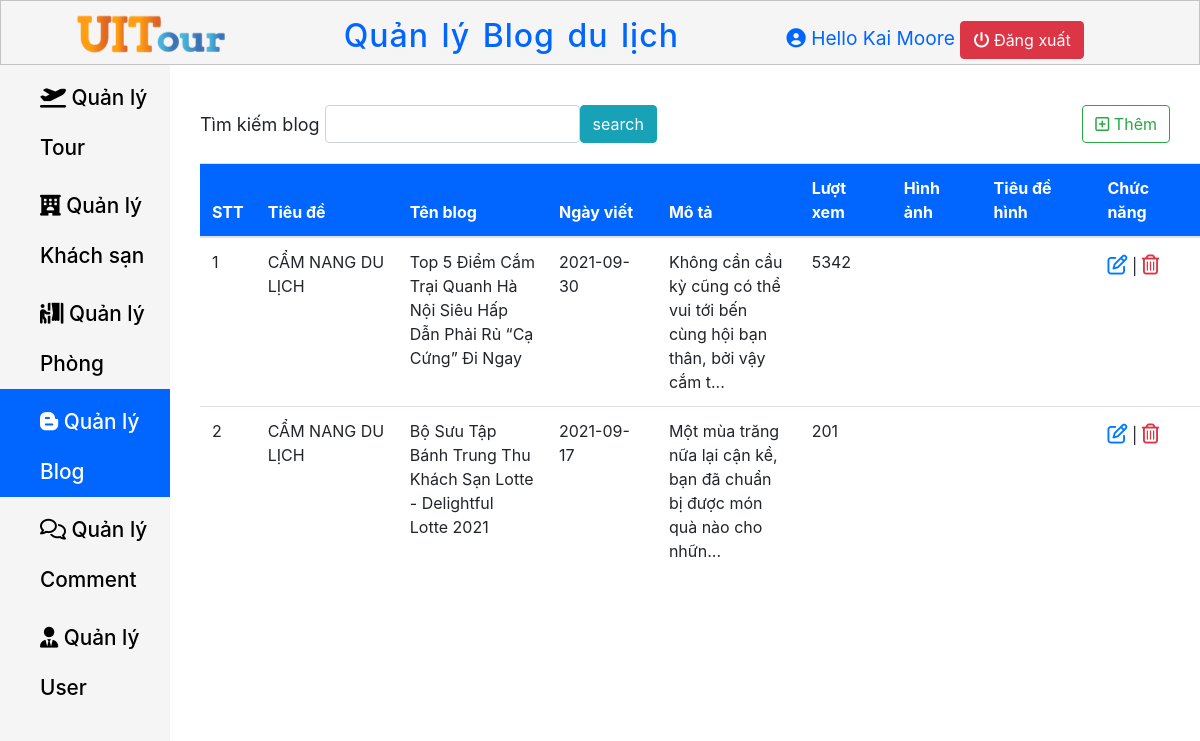
The page /Page-Admin/QuanLyBlog.php (signed in) on the database its author committed.
### tables this page shows
CREATE TABLE `blog` (
  `Blog_Id` int(11) NOT NULL,
  `Title` varchar(500) NOT NULL,
  `Name_Blog` varchar(500) NOT NULL,
  `Write_Time` date NOT NULL,
  `Description_Blog` text NOT NULL,
  `View` int(11) NOT NULL
);

### Page-Admin/session_dangnhap.php (called while the page is built, shortened)
<?php
    if (isset($_SESSION['FullName']) && $_SESSION['FullName']){
        $adminName = $_SESSION['FullName'];
    }
    else {
        header("location:DangNhap.php");
    }
?>

### Page-Admin/QuanLyBlog.php (the view, shortened to what this page needs)
<?php require"session_dangnhap.php"; ?>
<?php
    $host = "localhost";
    $host_user ="root";
    $host_password = "";
    $database = "ie104.m12";
    $port = "8111";
    $conn = new mysqli($host, $host_user, $host_password, $database, $port);
    if(isset($_POST["search"]))
    {
        $result = $_POST["search"];
        $sql = "SELECT * FROM blog WHERE Name_Blog Like '%$result%'";
    }
    else
        $sql = "SELECT * from blog";
    $kq = $conn->query($sql);
?>
<!DOCTYPE html>
<html lang="en">
<head>
    <link rel="stylesheet" href="Navbar.css">
    <link rel="stylesheet" href="Content.css">
    <link rel="stylesheet" href="https://cdn.jsdelivr.net/npm/bootstrap@4.5.3/dist/css/bootstrap.min.css">
    <link rel="stylesheet" href="https://cdnjs.cloudflare.com/ajax/libs/font-awesome/6.0.0-beta3/css/all.min.css" />
</head>
<body>
    <header class="header-container">
        <div class="header-container__logo">
            <a href="../Page-Admin/TrangChu.php">
                <img src="../Trangchu/File/logo_header.png" alt="UITour">
            </a>
        </div>
        <h2 class="header-container__Title">
            Quản lý Blog du lịch
        </h2>
        <div class="header-container__profile">
            <i class="fas fa-user-circle"></i>
            <span>Hello <?php echo $adminName; ?></span>
            <a href="../Page-Admin/DangNhap.php" class="btn btn-danger"> <i class="fas fa-power-off"></i> Đăng xuất</a>
        </div>
    </header>
    <main class="main">
        <nav class="nav-links">
            <ul class="nav-links__ul">
                <li class="nav-links__li ">
                    <a href="../Page-Admin/QuanLyTour.php" class=" nav-links__a">
                        <i class="fas fa-plane-departure "></i>  Quản lý Tour
                    </a>
                </li>
                <li class="nav-links__li">
                    <a href="../Page-Admin/QuanLyKhachSan.php" class=" nav-links__a">
                        <i class="fas fa-hotel"></i></i>  Quản lý Khách sạn
                    </a>
                </li>
                <li class="nav-links__li">
                    <a href="../Page-Admin/QuanLyPhong.php" class=" nav-links__a">
                        <i class="fas fa-person-booth"></i>  Quản lý Phòng
                    </a>
                </li>
                <li class="nav-links__li active--css">
                    <a href="../Page-Admin/QuanLyBlog.php" class=" nav-links__a active--css">
                        <i class="fab fa-blogger-b"></i></i>  Quản lý Blog
                    </a>
                </li>
                <li class="nav-links__li">
                    <a href="../Page-Admin/QuanLyComment.php" class=" nav-links__a">
                        <i class="far fa-comments"></i></i></i>  Quản lý Comment
                    </a>
                </li>
                <li class="nav-links__li " >
                    <a href="../Page-Admin/QuanLyUser.php" class=" nav-links__a ">
                        <i class="fas fa-user-tie"></i></i></i>  Quản lý User
                    </a>
                </li>
            </ul>
        </nav>
        <section>
            <div class="search-create" >
                <form action="" class="col-md-9" method ="post">
                    <div class="form-inline col-md-9">
                        <label for="Name_Blog" class="control-label" style="margin-right: 5px;">Tìm kiếm blog</label>
                        <input type="text" name="search" class="form-control col-md-6">
                        <input type="submit" class="btn btn-info" name="submit" value="search">
                    </div>
                </form>
                <div>
                    <a href="../Page-Admin/ThemBlog.php" class="btn btn-outline-success"><i class="far fa-plus-square"></i> Thêm</a>
                </div>
            </div>
            <div class="table-overflow">
                <table class="table table-hover">
                    <thead>
                        <tr>
                            <th>STT</th>
                            <th>Tiêu đề</th>
                            <th>Tên blog</th>
                            <th>Ngày viết</th>
                            <th>Mô tả</th>
                            <th>Lượt xem</th>
                            <th>Hình ảnh</th>
                            <th>Tiêu đề hình</th>
                            <th>Chức năng</th>
                        </tr>
                    </thead>
                    <tbody>
                        <?php while($row = $kq->fetch_assoc()) { ?>
                            <tr>
                            <td class="counterCell"></td>
                            <td><?php echo $row["Title"] ?></td>
                            <?php
                                if(str_word_count($row["Name_Blog"]) > 100) {
                                     $cnt = substr($row["Name_Blog"], 0, 900);
                                    echo "<td>".$cnt."..."."</td>";
                                }
                                else {
                                    echo "<td>".$row["Name_Blog"]."</td>";
                                }
                            ?>
                            <td><?php echo $row["Write_Time"] ?></td>
                            <?php
                                if(str_word_count($row["Description_Blog"]) > 100) {
                                     $cnt = substr($row["Description_Blog"], 0, 100);
                                    echo "<td>".$cnt."..."."</td>";
                                }
                                else {
                                    echo "<td>".$row["Description_Blog"]."</td>";
                                }
                            ?>
                            <td><?php echo $row["View"] ?></td>
                            <td><?php echo $row["Img_Src"] ?></td>
                            <td><?php echo $row["Title_Img"] ?></td>
                            <td>
                                <a  href="../Page-Admin/SuaBlog.php?id=<?php echo $row["Blog_Id"]; ?>" style="font-size: 20px;" ><i class="far fa-edit"></i></a> |
                                <a href="../Page-Admin/XoaBlog.php?id=<?php echo $row["Blog_Id"]; ?>" style="font-size: 20px; " class="text-danger" onclick="return confirm('Bạn chắn chắn xóa chứ?')"><i class="far fa-trash-alt"></i></a>
                            </td>
                            </tr>
                        <?php } ?>
                    </tbody>
                </table>
            </div>
        </section>
    </main>
</body>
</html>

### Page-Admin/Navbar.css (style rules this page uses)
* { margin: 0; padding: 0; box-sizing: border-box; }
body { font-size: 15px; }
html { font-family: Arial, Helvetica, sans-serif; }
.header-container .header-container__logo img { margin-left: 3em; }
.header-container { display: flex; justify-content: space-between; align-items: center; width: 100%; max-height: 65px; position: fixed; top: 0; z-index: 10; background-color: #f5f5f5; border: 1px solid #c4c4c4; }
.header-container .header-container__Title { word-spacing: 3px; letter-spacing: 1px; margin-top: 15px; color: #0066FF; }
.header-container .header-container__profile { font-size: 1.2em; margin-right: 6em; margin-top: 15px; color: #0066FF; }
.main { margin-top: 65px; display: flex; width: 100%; }
.nav-links { width: 300px; height: 1000px; }
.nav-links__li { background-color: #f5f5f5; line-height: 50px; display: block; }
.nav-links__a { text-decoration: none; padding-top: 8px; color: #000; display: block; padding-left: 40px; font-weight: 500; font-size: 1.3em; }
.nav-links__ul { height: 100%; background-color: #f5f5f5; }
.active--css { background-color: #0066FF; color: #fff; }

### Page-Admin/Content.css (style rules this page uses)
* { margin: 0; padding: 0; box-sizing: border-box; }
body { font-size: 15px; max-width: 1500px; overflow-x: auto; }
label { font-size: 18px; }
.search-create { display: flex; width: 1000px; justify-content: space-between; margin-top: 40px; }
table thead tr { position: sticky; top: 0; background-color: #0066FF; color: #fff; }
.table-overflow { width: 1000px; height: 400px; margin-left: 30px; overflow-y: auto; margin-top: 20px; }
.table-overflow th, td { max-width: 150px; word-wrap: break-word; }
table { counter-reset: tableCount; }
.counterCell::before { content: counter(tableCount); counter-increment: tableCount; }

### rows shown on the page
blog: Title "CẨM NANG DU LỊCH", Name_Blog "Top 5 Điểm Cắm Trại Quanh Hà Nội Siêu Hấp Dẫn Phải Rủ “Cạ Cứng” Đi Ngay", Write_Time "2021-09-30", Description_Blog "Không cần cầu kỳ cũng có thể vui tới bến cùng hội bạn thân, bởi vậy cắm t", View "5342"
blog: Title "CẨM NANG DU LỊCH", Name_Blog "Bộ Sưu Tập Bánh Trung Thu Khách Sạn Lotte - Delightful Lotte 2021", Write_Time "2021-09-17", Description_Blog "Một mùa trăng nữa lại cận kề, bạn đã chuẩn bị được món quà nào cho nhữn", View "201"

### other values the page prints
$adminName "Kai Moore"
